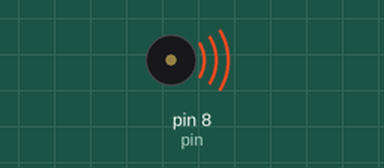
Simulated run of this sketch. Board: Arduino Uno, built with avr-gcc and run on an emulated ATmega328P. Shown: buzzer (waves = sounding).

Above: at 0.15 s.
At 1.6 s:
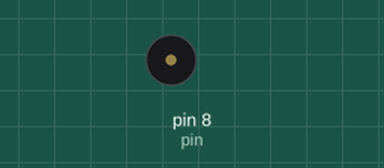
Timing chart, 0 to 7.4 s (numbered marks = the images above):
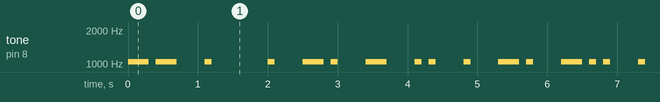

Measured:
- by itself, tone on pin 8 (pin): plays 1047 Hz for 0.30 s, 1047 Hz for 0.30 s, 1047 Hz for 0.10 s, 1047 Hz for 0.10 s, 1047 Hz for 0.30 s, 1047 Hz for 0.10 s … (284 notes in this stretch)

The sketch:

Morse.ino
```cpp
/******************************************************************************
**                                                                           **
**                              Morse                                        **
**                                                                           **
**                                                                           **
******************************************************************************/

//****** Includes *************************************************************

//****** Variables ************************************************************
const int pin = 8;   // pin per altaveu

int note = 1047;
int velocitat = 10;

//****** Setup ****************************************************************
void setup()
{
}

//****** Loop *****************************************************************
void loop()
{
  //M   ** Exemple Me entiendes ? **
  ratlla();
  ratlla();
  //Espai entre lletres
  espaiL();

  //E
  punt();
  //Espai entre paraula
  espaiP();

  //E
  punt();
  //Espai entre lletres
  espaiL();

   //N
  ratlla();
  punt();
  //Espai entre lletres
  espaiL();

   //T
  ratlla();
  //Espai entre lletres
  espaiL();

   //I
  punt();
  punt();
  //Espai entre lletres
  espaiL();

   //E
  punt();
  //Espai entre lletres
  espaiL();

   //N
  ratlla();
  punt();
  //Espai entre lletres
  espaiL();

   //D
  ratlla();
  punt();
  punt();
  //Espai entre lletres
  espaiL();

   //E
  punt();
  //Espai entre lletres
  espaiL();

   //S
  punt();
  punt();
  punt();
  //Espai entre paraula
  espaiP();

   //?
  punt();
  punt();
  ratlla();
  ratlla();
  punt();
  punt();
    //Espai entre paraula
  espaiP();
}

//****** Funcions *************************************************************
void punt()
{
  tone(pin, note, 1000/velocitat);
  delay(1000/velocitat);
  delay(1000/velocitat);
}

void ratlla()
{
  tone(pin, note, 3*(1000/velocitat));
  delay(3*(1000/velocitat));
  delay(1000/velocitat);
}

void espaiL()  //Espai entre lletres
{
  delay(3*(1000/velocitat));
}

void espaiP()  //Espai entre paraules
{
  delay(7*(1000/velocitat));
}
```
